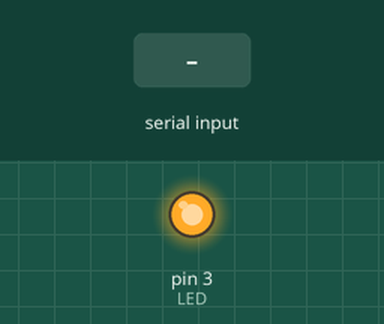
This sketch was run on a simulated Arduino Uno, built with avr-gcc and run on an emulated ATmega328P. Shown: output pins drawn as LEDs (lit = HIGH). Inputs (shaded band) come from the test bench.

Above: at 1.2 s.
1.3 s: "90,45\n" received over Serial
At 3.1 s:
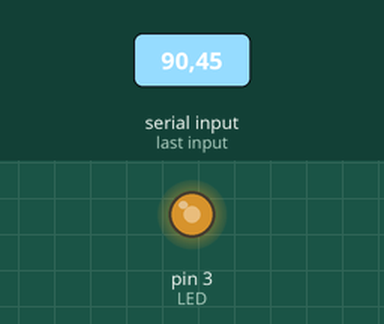
4.3 s: "90\n" received over Serial
At 5.4 s:
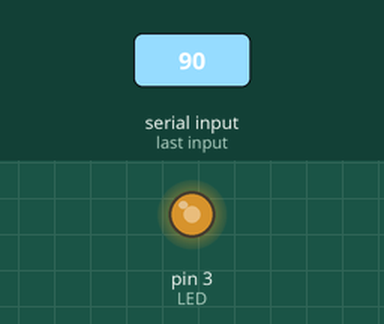
Timing chart, 0 to 7.3 s (numbered marks = the images above; inputs shaded):
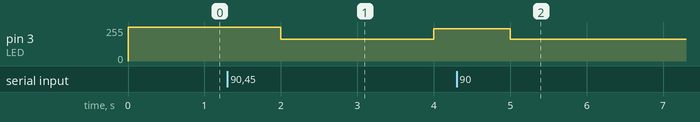

Measured:
- after the input at 1.3 s, pin 3 (LED): 255/255 → 165/255 after 0.70 s, → 243/255 2.0 s later
- after the input at 4.3 s, pin 3 (LED): 243/255 → 165/255 after 0.70 s

The sketch:

ex3-2-2.ino
```cpp
//========== ex3-2-2.ino ============
//========== Global Declaration ============
//pin 3 connected to 1W LED
#define LED  3	// LED connected to digital pin 3
char rec[6];	// declare a character array named rec
//========== Initialization ============
void setup()
{  Serial.begin(9600);		// open the serial port at 9600 bps
   pinMode(LED, OUTPUT); 	// configure digital pin 3 as an output
   digitalWrite(LED, 1); 	// turn off LED
}
//========== Main Code ============
void loop()
{  int i,CNT; 			  // declare integer variables i and CNT
   byte PC; 			  // declare a byte variable named PC
   if (Serial.available()>0)	  // if valid data on the serial port,
   {  for(i=0;i<2;i++) rec[i]=0;  // clear rec array
      CNT = Serial.readBytesUntil(13,rec,2);//read serial port data (2 bytes)
                                   // and store in rec array (13=enter key)
      if (CNT==1) PC= rec[0]-48;   // if only one byte is read,
                                   // convert ASCII char to number
      else PC= (rec[0]-48)*10+rec[1]-48;// if the input value > one byte,
                                // convert two ASCII chars to two-digit number
      if (PC>=0 && PC<100)	// if the input value is valid, 0 to 99
      {  map(PC,0,99,0,255);// scale it for the controller use, range 0 to 255
	 analogWrite(LED,255-PC);//set the LED brightness using the scaled value
      }
    }
    delay(1000);		//delay 1 second
}
```
